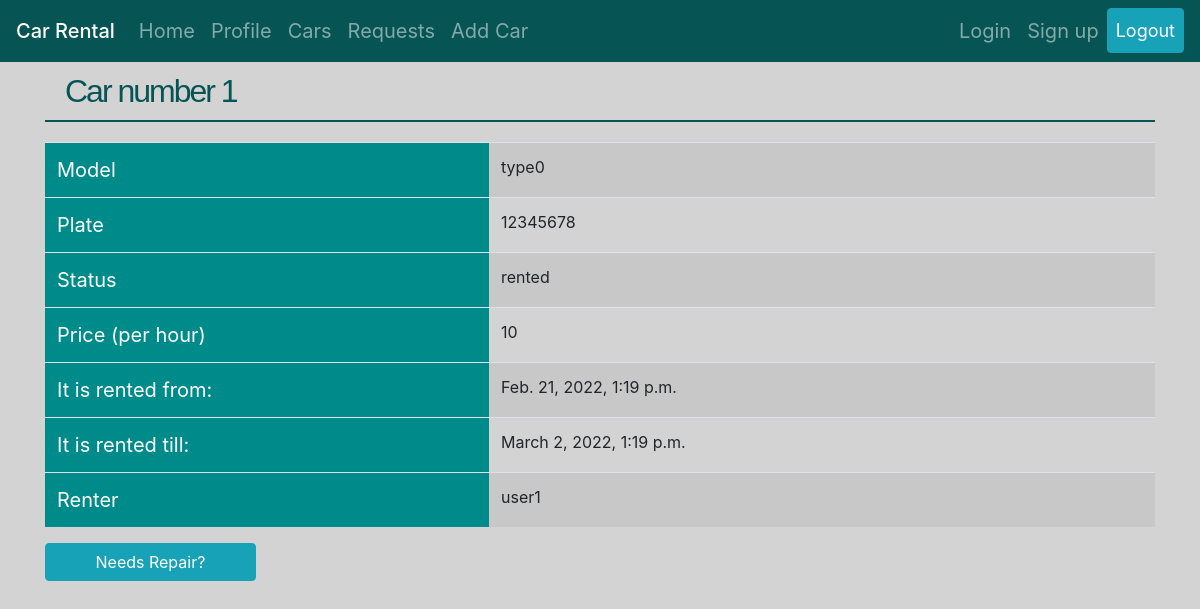
Screenshot of /rental/cars/1/ (signed in) with the database file from the repository.
### car_rental/models.py (models this page shows, shortened)
class Car(models.Model):
    car_type = models.CharField(max_length=50, default='type0')
    plate = models.CharField(max_length=8, default='12345678')
    renter = models.ForeignKey(User, null=True, default=None, on_delete=models.SET_NULL, related_name='cars_rented')
    owner = models.ForeignKey(User, on_delete=models.CASCADE, null=True, related_name='cars_owned')
    price_per_hour = models.IntegerField(default=10)
    rent_start_time = models.DateTimeField('Start Time', default=timezone.now)
    rent_end_time = models.DateTimeField('End Time', default=timezone.now)
    needs_repair = models.BooleanField(default=False)
    def is_rented(self):
        return self.rent_end_time > timezone.now()

class User(AbstractUser):
    isCarExhibition = models.BooleanField(default=False)
    credit = models.IntegerField(default=0)

### car_rental/views.py (the view)
# urls.py: path('cars/<int:pk>/', views.CarDetailView.as_view(), name='car'),
@method_decorator(login_required, name='dispatch')
class CarDetailView(generic.DetailView):
    model = Car
    context_object_name = 'car'
    template_name = 'car_rental/car_detail.html'
    def get_queryset(self):
        return Car.objects.all()

### car_rental/templates/car_rental/car_detail.html (shortened to what this page needs)
{% extends 'car_rental/base.html' %}
{% load static %}
{% block style %}
    <link rel="stylesheet" type="text/css" href="{% static 'car_rental/stylesheets/car_detail.css' %}">
{% endblock %}
{% block content %}
<div class="container">
    <h1>Car number {{ car.id }}</h1>
        <table class="table table-striped table-hover info-table">
            <tr>
                <td>Model</td>
                <td>{{ car.car_type }}</td>
            </tr>
            <tr>
                <td>Plate</td>
                <td>{{ car.plate }}</td>
            </tr>
            {% if car.owner != user %}
            <tr>
                <td>Exhibition</td>
                <td>{{ car.owner.username }}</td>
            </tr>
            {% else %}
            <tr>
                <td>Status</td>
                <td>
                    {% if car.is_rented %} rented {% else %} free {% endif %}
                </td>
            </tr>
            {% endif %}
            <tr>
                <td>Price (per hour)</td>
                <td>{{ car.price_per_hour }}</td>
            </tr>
            {% if car.is_rented %}
            {% if car.owner == user or car.renter == user %}
            <tr>
                <td>It is rented from:</td>
                <td>{{ car.rent_start_time }}</td>
            </tr>
            {% endif %}
            <tr>
                <td>It is rented till:</td>
                <td>{{ car.rent_end_time }}</td>
            </tr>
            {% if car.owner == user %}
            <tr>
                <td>Renter</td>
                <td>{{ car.renter.username }}</td>
            </tr>
            {% endif %}
            {% endif %}
        </table>
    {%if car.owner == user %}
        <a class="btn btn-info" href="{% url 'car_rental:needs_repair' car.id %}" role="button" style="width:19%">Needs Repair?</a>
    {% endif %}
</div>
{% endblock %}

### car_rental/static/car_rental/stylesheets/base.css (style rules this page uses)
body { background: lightgray; margin-bottom: 30px; }
h1 { margin-bottom: 20px; color: #075454; font-family: "Trebuchet MS", sans-serif; font-size: 2em; letter-spacing: -2px; border-bottom: #075454 2px solid; padding: 10px 20px 10px 20px; }

### car_rental/static/car_rental/stylesheets/car_detail.css (style rules this page uses)
.info-table td:first-child { background: darkcyan; font-size: 20px; color: white; width: 40%; }

### rows the page displays
Car: id "1", car_type "type0", plate "12345678", price_per_hour "10", rent_start_time "Feb. 21, 2022, 1:19 p.m.", rent_end_time "March 2, 2022, 1:19 p.m.", renter.username "user1"
